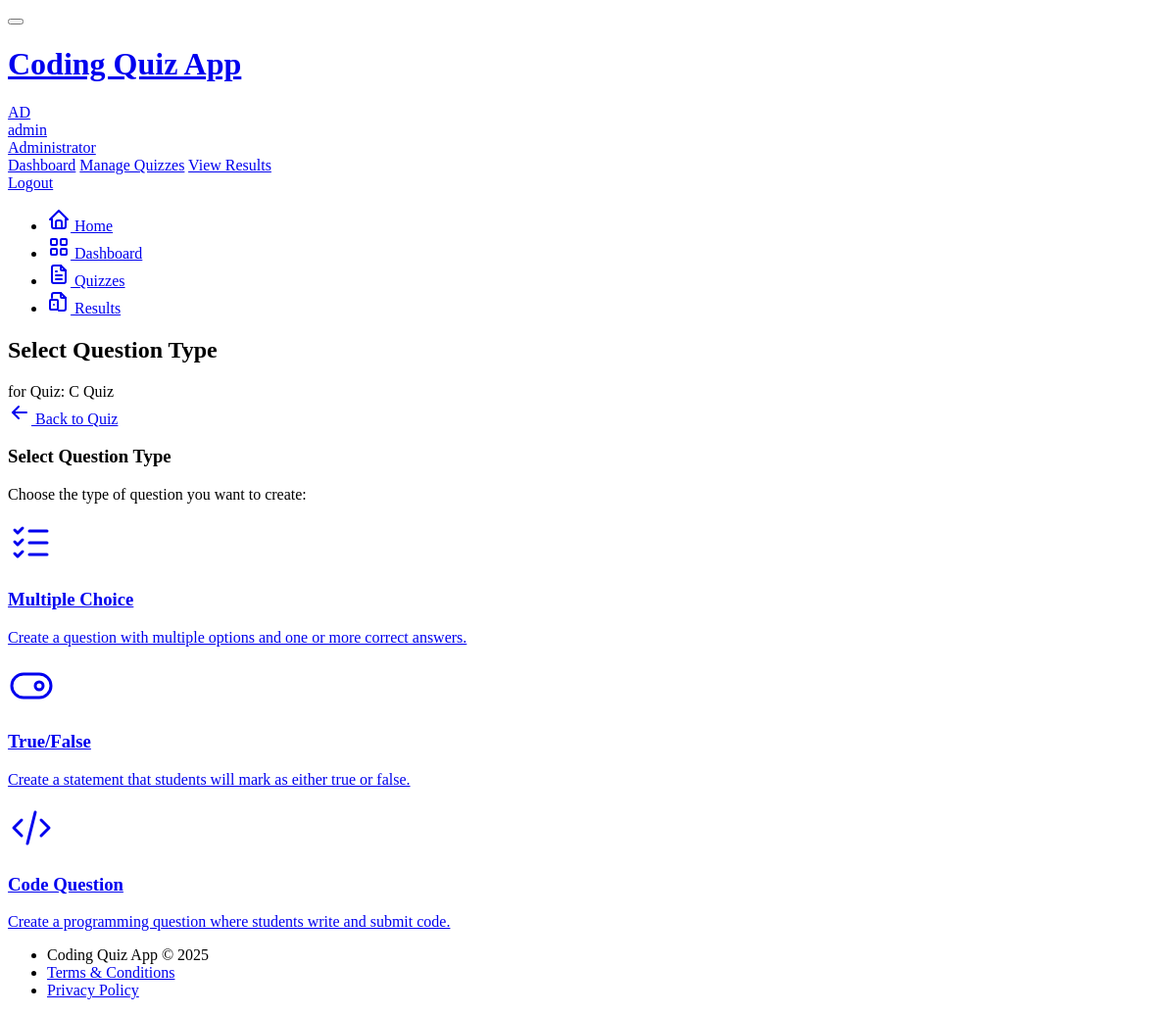
The page /admin/quizzes/2/questions/select-type (signed in) on the database its author committed.
### models.py (models this page shows, shortened)
class User(UserMixin, db.Model):
    id = db.Column(db.Integer, primary_key=True)
    username = db.Column(db.String(64), unique=True, index=True)
    email = db.Column(db.String(120), unique=True, index=True)
    password_hash = db.Column(db.String(128))
    is_admin = db.Column(db.Boolean, default=False)
    created_at = db.Column(db.DateTime, default=datetime.utcnow)
    quizzes = db.relationship('Quiz', backref='author', lazy='dynamic')
    submissions = db.relationship('Submission', backref='student', lazy='dynamic')

class Quiz(db.Model):
    id = db.Column(db.Integer, primary_key=True)
    title = db.Column(db.String(100), nullable=False)
    description = db.Column(db.Text)
    is_active = db.Column(db.Boolean, default=True)
    time_limit = db.Column(db.Integer, default=30)  # minutes
    created_at = db.Column(db.DateTime, default=datetime.utcnow)
    updated_at = db.Column(db.DateTime, default=datetime.utcnow, onupdate=datetime.utcnow)
    author_id = db.Column(db.Integer, db.ForeignKey('user.id'))
    questions = db.relationship('Question', backref='quiz', lazy='dynamic', cascade='all, delete-orphan')
    submissions = db.relationship('Submission', backref='quiz', lazy='dynamic')

### app/routes/admin.py (the view)
@admin_bp.route('/quizzes/<int:quiz_id>/questions/select-type', methods=['GET'])
@admin_required
def select_question_type(quiz_id):
    quiz = Quiz.query.get_or_404(quiz_id)
    if quiz.author_id != current_user.id:
        abort(403)
    return render_template('admin/question_type_selector.html', quiz=quiz, title='Select Question Type')

### app/routes/admin.py (called while the page is built)
def admin_required(func):
    @wraps(func)
    @login_required
    def decorated_view(*args, **kwargs):
        if not current_user.is_admin:
            abort(403)
        return func(*args, **kwargs)
    return decorated_view

### app/templates/admin/question_type_selector.html (shortened to what this page needs)
{% extends "base.html" %}
{% block page_title %}
Select Question Type
{% endblock %}
{% block subtitle %}
for Quiz: {{ quiz.title }}
{% endblock %}
{% block page_actions %}
<a href="{{ url_for('admin.edit_quiz', quiz_id=quiz.id) }}" class="btn btn-outline-primary">
    Back to Quiz
</a>
{% endblock %}
{% block content %}
<div class="row row-cards">
    <div class="col-md-10 offset-md-1">
        <div class="card">
            <div class="card-header">
                <h3 class="card-title">Select Question Type</h3>
            </div>
            <div class="card-body">
                <p class="text-muted">Choose the type of question you want to create:</p>
                <div class="row mt-4">
                    <div class="col-md-4">
                        <div class="card card-link card-link-pop">
                            <a href="{{ url_for('admin.create_multiple_choice_question', quiz_id=quiz.id) }}" class="card-body text-center">
                                <h3 class="mt-2">Multiple Choice</h3>
                                <p class="text-muted">Create a question with multiple options and one or more correct answers.</p>
                            </a>
                        </div>
                    </div>
                    <div class="col-md-4">
                        <div class="card card-link card-link-pop">
                            <a href="{{ url_for('admin.create_true_false_question', quiz_id=quiz.id) }}" class="card-body text-center">
                                <h3 class="mt-2">True/False</h3>
                                <p class="text-muted">Create a statement that students will mark as either true or false.</p>
                            </a>
                        </div>
                    </div>
                    <div class="col-md-4">
                        <div class="card card-link card-link-pop">
                            <a href="{{ url_for('admin.create_code_question', quiz_id=quiz.id) }}" class="card-body text-center">
                                <h3 class="mt-2">Code Question</h3>
                                <p class="text-muted">Create a programming question where students write and submit code.</p>
                            </a>
                        </div>
                    </div>
                </div>
            </div>
        </div>
    </div>
</div>
{% endblock %}

### app/templates/base.html (shortened to what this page needs)
<!DOCTYPE html>
<html lang="en">
<head>
    <link rel="stylesheet" href="https://cdn.jsdelivr.net/npm/@tabler/core@1.0.0-beta17/dist/css/tabler.min.css">
    <link rel="stylesheet" href="https://cdn.jsdelivr.net/npm/@tabler/core@1.0.0-beta17/dist/css/tabler-flags.min.css">
    <link rel="stylesheet" href="https://cdn.jsdelivr.net/npm/@tabler/core@1.0.0-beta17/dist/css/tabler-payments.min.css">
    <link rel="stylesheet" href="https://cdn.jsdelivr.net/npm/@tabler/core@1.0.0-beta17/dist/css/tabler-vendors.min.css">
    <link rel="stylesheet" href="https://cdnjs.cloudflare.com/ajax/libs/codemirror/5.65.2/codemirror.min.css">
    <link rel="stylesheet" href="https://cdnjs.cloudflare.com/ajax/libs/codemirror/5.65.2/theme/dracula.min.css">
    <link rel="stylesheet" href="{{ url_for('static', filename='css/custom.css') }}">
</head>
<body class="antialiased d-flex flex-column min-vh-100">
    <div class="page">
        <header class="navbar navbar-expand-md navbar-light d-print-none">
            <div class="container-xl">
                <button class="navbar-toggler" type="button" data-bs-toggle="collapse" data-bs-target="#navbar-menu">
                </button>
                <h1 class="navbar-brand navbar-brand-autodark d-none-navbar-horizontal pe-0 pe-md-3">
                    <a href="{{ url_for('main.index') }}">
                        Coding Quiz App
                    </a>
                </h1>
                <div class="navbar-nav flex-row order-md-last">
                    <div class="nav-item dropdown">
                        {% if current_user.is_authenticated %}
                        <a href="#" class="nav-link d-flex lh-1 text-reset p-0" data-bs-toggle="dropdown" aria-label="Open user menu">
                            <span class="avatar avatar-sm bg-primary">
                                {{ current_user.username[:2].upper() }}
                            </span>
                            <div class="d-none d-xl-block ps-2">
                                <div>{{ current_user.username }}</div>
                                <div class="mt-1 small text-muted">
                                    {% if current_user.is_admin %}Administrator{% else %}Student{% endif %}
                                </div>
                            </div>
                        </a>
                        <div class="dropdown-menu dropdown-menu-end dropdown-menu-arrow">
                            {% if current_user.is_admin %}
                            <a href="{{ url_for('admin.dashboard') }}" class="dropdown-item">Dashboard</a>
                            <a href="{{ url_for('admin.quizzes') }}" class="dropdown-item">Manage Quizzes</a>
                            <a href="{{ url_for('admin.results') }}" class="dropdown-item">View Results</a>
                            {% else %}
                            <a href="{{ url_for('student.dashboard') }}" class="dropdown-item">Dashboard</a>
                            <a href="{{ url_for('student.results') }}" class="dropdown-item">My Results</a>
                            {% endif %}
                            <a href="{{ url_for('auth.logout') }}" class="dropdown-item">Logout</a>
                        </div>
                        {% endif %}
                    </div>
                </div>
            </div>
        </header>
        <div class="navbar-expand-md">
            <div class="collapse navbar-collapse" id="navbar-menu">
                <div class="navbar navbar-light">
                    <div class="container-xl">
                        <ul class="navbar-nav">
                            <li class="nav-item {% if request.endpoint == 'main.index' %}active{% endif %}">
                                <a class="nav-link" href="{{ url_for('main.index') }}">
                                    <span class="nav-link-icon d-md-none d-lg-inline-block">
                                    </span>
                                    <span class="nav-link-title">Home</span>
                                </a>
                            </li>
                            {% if current_user.is_authenticated %}
                                {% if current_user.is_admin %}
                                <li class="nav-item {% if request.endpoint == 'admin.dashboard' %}active{% endif %}">
                                    <a class="nav-link" href="{{ url_for('admin.dashboard') }}">
                                        <span class="nav-link-icon d-md-none d-lg-inline-block">
                                        </span>
                                        <span class="nav-link-title">Dashboard</span>
                                    </a>
                                </li>
                                <li class="nav-item {% if request.endpoint == 'admin.quizzes' %}active{% endif %}">
                                    <a class="nav-link" href="{{ url_for('admin.quizzes') }}">
                                        <span class="nav-link-icon d-md-none d-lg-inline-block">
                                        </span>
                                        <span class="nav-link-title">Quizzes</span>
                                    </a>
                                </li>
                                <li class="nav-item {% if request.endpoint == 'admin.results' %}active{% endif %}">
                                    <a class="nav-link" href="{{ url_for('admin.results') }}">
                                        <span class="nav-link-icon d-md-none d-lg-inline-block">
                                        </span>
                                        <span class="nav-link-title">Results</span>
                                    </a>
                                </li>
                                {% endif %}
                            {% endif %}
                        </ul>
                    </div>
                </div>
            </div>
        </div>
        <div class="page-wrapper">
            <div class="container-xl">
                <div class="page-header d-print-none">
                    <div class="row align-items-center">
                        <div class="col">
                            <h2 class="page-title">
                                {% block page_title %}{{ title }}{% endblock %}
                            </h2>
                            <div class="text-muted mt-1">
                                {% block subtitle %}{% endblock %}
                            </div>
                        </div>
                        <div class="col-auto ms-auto">
                            {% block page_actions %}{% endblock %}
                        </div>
                    </div>
                </div>
            </div>
            <div class="page-body">
                <div class="container-xl">
                    {% block content %}{% endblock %}
                </div>
            </div>
            <footer class="footer footer-transparent d-print-none mt-auto">
                <div class="container-xl">
                    <div class="row text-center align-items-center flex-row-reverse">
                        <div class="col-12 col-lg-auto mt-3 mt-lg-0">
                            <ul class="list-inline list-inline-dots mb-0">
                                <li class="list-inline-item">
                                    Coding Quiz App &copy; 2025
                                </li>
                                <li class="list-inline-item">
                                    <a href="#" class="link-secondary">Terms & Conditions</a>
                                </li>
                                <li class="list-inline-item">
                                    <a href="#" class="link-secondary">Privacy Policy</a>
                                </li>
                            </ul>
                        </div>
                    </div>
                </div>
            </footer>
        </div>
    </div>
</body>
</html>

### rows shown on the page
User: username "AD", username "admin"
Quiz: title "C Quiz"
